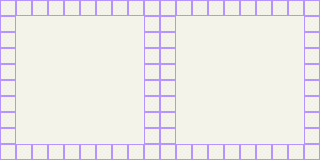

A 2D game scene composited from a Tiled map and its tileset images. What follows is a short description and the map's XML, with each tile layer's data collapsed to a summary:
An orthogonal 20x10 tile map with 16x16 px tiles, 2 tile layers (bg, border) and 1 object (player).

<map version="1.0" orientation="orthogonal" renderorder="right-down" width="20" height="10" tilewidth="16" tileheight="16" nextobjectid="6">
 <tileset firstgid="1" name="tileset" tilewidth="16" tileheight="16" tilecount="400" columns="20">
  <image source="../src/tileset.png" width="320" height="320" />
 </tileset>
 <layer name="bg" width="20" height="10">
  <data>[200 cells, 200 non-empty, 1 distinct tile ids]</data>
 </layer>
 <layer name="border" width="20" height="10">
  <data>[200 cells, 72 non-empty, 1 distinct tile ids]</data>
 </layer>
 <objectgroup name="player">
  <object id="5" name="player" type="player" gid="1" x="0" y="160" width="16" height="16" />
 </objectgroup>
</map>